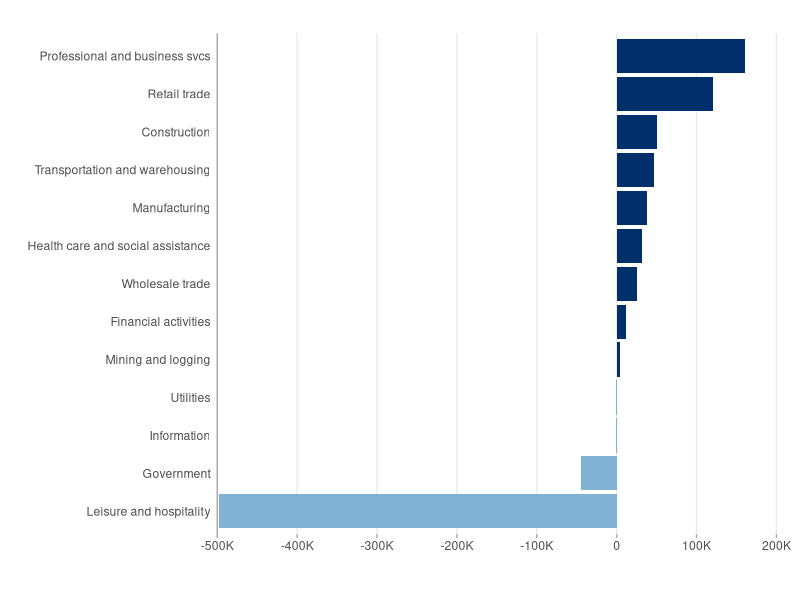

Here is the R script that generated this plot:
# Title: Here’s where the jobs are — in one chart
# Author: Thomas Franck
# url: https://www.cnbc.com/2021/01/08/where-the-jobs-are-december-2020-chart.html

library(tidyverse)


df <- data.frame(
  sector = c("Professional and business svcs",
             "Retail trade",
             "Construction",
             "Transportation and warehousing",
             "Manufacturing",
             "Health care and social assistance",
             "Wholesale trade",
             "Financial activities",
             "Mining and logging",
             "Utilities",
             "Information",
             "Government",
             "Leisure and hospitality"),
  net_change = c(161000, 120500, 51000, 46600, 38000,
             32000, 25100, 12000, 4000, -400, -1000,
             -45000, -498000)
)

p <- df %>%
  mutate(pos = net_change > 0) %>%
  ggplot(aes(x = reorder(sector, net_change),
             y = net_change,
             fill = pos)) +
  geom_col() +
  scale_y_continuous(limits = c(-500000, 220000),
                     breaks = c(-500000, -400000, -300000,
                                -200000, -100000,
                                0, 100000, 200000),
                     labels = c("-500K", "-400K", "-300K", "-200K",
                                "-100K", "0", "100K", "200K"),
                     expand = c(0, 0)) +
  scale_fill_manual(values = c("#81b2d5", "#002f6c")) +
  labs(x = "",
       y = "",
       title = "December jobs one-month net change",
       caption = "SOURCE: Bureau of Labor Statistics") +
  coord_flip() +
  theme_classic() +
  theme(
    axis.ticks.y = element_blank(),
    axis.ticks.x = element_line(color = "darkgrey"),
    plot.title = element_text(face = "bold",
                              hjust = 32),
    axis.line.x = element_blank(),
    axis.line.y = element_line(color = "darkgrey"),
    panel.grid.major.x = element_line(),
    plot.caption = element_text(hjust = -1.5),
    legend.position = "none"
  )

ggsave("cnbc-dec-jobs.png",
       plot = p,
       width = 5.49,
       height = 3.94,
       units = "in")





